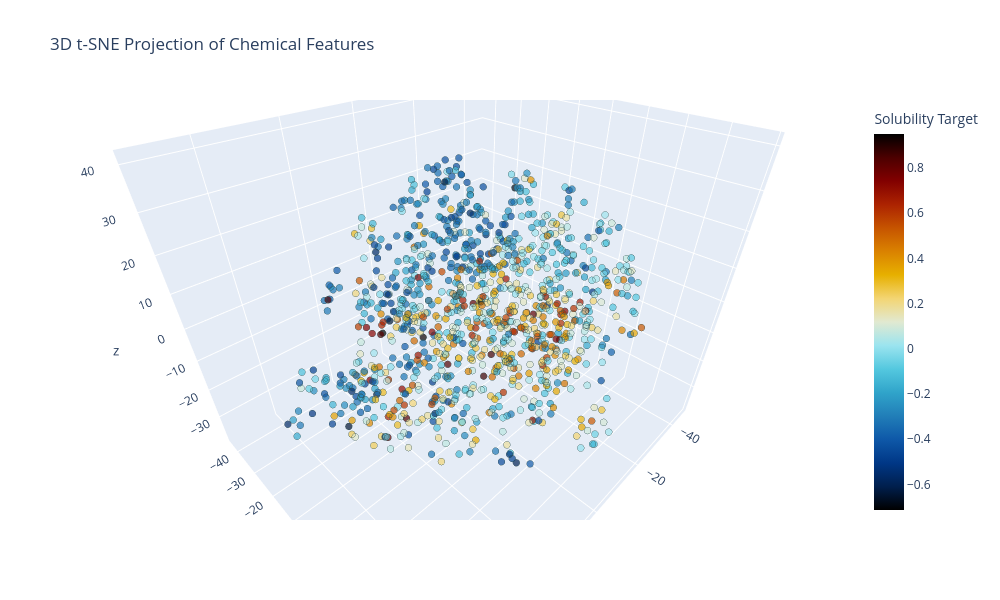

The notebook cell saved with this chart:
### Markdown cell above
## Dimensionality reduction visualisation

### Code cell
tsne_3d = TSNE(n_components=3, perplexity=30, random_state=42, init='pca', learning_rate='auto')
X_tsne_3d = tsne_3d.fit_transform(X_scaled)

fig = px.scatter_3d(
    x=X_tsne_3d[:, 0], 
    y=X_tsne_3d[:, 1], 
    z=X_tsne_3d[:, 2],
    color=y,
    color_continuous_scale='icefire', 
    title="3D t-SNE Projection of Chemical Features",
    labels={'color': 'Solubility Target'},
    width=1000,   
    height=600    
)

fig.update_traces(marker=dict(size=4, opacity=0.7, line=dict(width=0.5, color='DarkSlateGrey')))
camera_zoom = dict(
    eye=dict(x=0.8, y=0.8, z=0.8) 
)
fig.update_layout(scene_camera=camera_zoom)
fig.show()

### Figure 1 — Plotly figure (JSON) as saved in the notebook; plotly's stock layout.template omitted (floating-point values rounded to 4 significant figures; data arrays with more than 128 entries replaced by an {"elided": "..."} marker saying what was removed)
{"data": [{"hovertemplate": "x=%{x}<br>y=%{y}<br>z=%{z}<br>Solubility Target=%{marker.color}<extra></extra>", "legendgroup": "", "marker": {"color": {"elided": "1087 float values"}, "coloraxis": "coloraxis", "line": {"color": "DarkSlateGrey", "width": 0.5}, "opacity": 0.7, "size": 4, "symbol": "circle"}, "mode": "markers", "name": "", "scene": "scene", "showlegend": false, "type": "scatter3d", "x": {"elided": "1087 float values"}, "y": {"elided": "1087 float values"}, "z": {"elided": "1087 float values"}}], "layout": {"coloraxis": {"autocolorscale": false, "colorbar": {"title": {"text": "Solubility Target"}}, "colorscale": [[0, "#000000"], [0.0625, "#001f4d"], [0.125, "#003786"], [0.1875, "#0e58a8"], [0.25, "#217eb8"], [0.3125, "#30a4ca"], [0.375, "#54c8df"], [0.4375, "#9be4ef"], [0.5, "#e1e9d1"], [0.5625, "#f3d573"], [0.625, "#e7b000"], [0.6875, "#da8200"], [0.75, "#c65400"], [0.8125, "#ac2301"], [0.875, "#820000"], [0.9375, "#4c0000"], [1, "#000000"]]}, "height": 600, "legend": {"tracegroupgap": 0}, "scene": {"camera": {"eye": {"x": 0.8, "y": 0.8, "z": 0.8}}, "domain": {"x": [0, 1], "y": [0, 1]}, "xaxis": {"title": {"text": "x"}}, "yaxis": {"title": {"text": "y"}}, "zaxis": {"title": {"text": "z"}}}, "title": {"text": "3D t-SNE Projection of Chemical Features"}, "width": 1000}}
